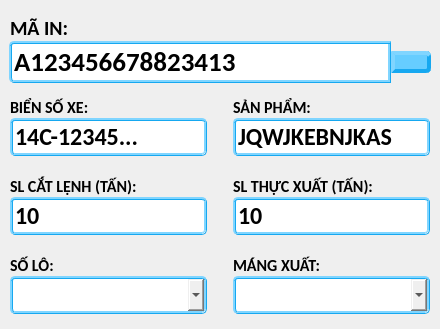
              <widget class="QWidget" name="widget_90" native="true">
               <property name="styleSheet">
                <string notr="true">#txtBienSoXe4, #txtSanPham4, #txtSLCatLenh4, #txtSLThucXuat4, #txtSoLo4, #txtMangXuat4 {
	border: 3px ridge #16a8f0;
	border-radius: 5px;
}</string>
               </property>
               <layout class="QVBoxLayout" name="verticalLayout_62" stretch="30,23,23,23">
                <property name="spacing">
                 <number>0</number>
                </property>
                <property name="leftMargin">
                 <number>0</number>
                </property>
                <property name="topMargin">
                 <number>5</number>
                </property>
                <property name="rightMargin">
                 <number>0</number>
                </property>
                <property name="bottomMargin">
                 <number>5</number>
                </property>
                <item>
                 <widget class="QWidget" name="widget_91" native="true">
                  <property name="styleSheet">
                   <string notr="true">#btnSearchMaIn4 {
	border-top-right-radius: 5px;
	border-bottom-right-radius: 5px;
	border-right: 4px outset  #16a8f0;
	border-left: 4px outset  #16a8f0;
	border-top:4px outset  #16a8f0;
	border-bottom: 4px outset  #16a8f0;
	background-color: #66cdff;
	color: #fff;
}

#txtMaIn4 {
	border-top-left-radius: 5px;
	border-bottom-left-radius: 5px;
	border: 3px ridge #16a8f0;
}
</string>
                  </property>
                  <layout class="QVBoxLayout" name="verticalLayout_63" stretch="35,65">
                   <property name="spacing">
                    <number>0</number>
                   </property>
                   <property name="leftMargin">
                    <number>0</number>
                   </property>
                   <property name="topMargin">
                    <number>0</number>
                   </property>
                   <property name="rightMargin">
                    <number>0</number>
                   </property>
                   <property name="bottomMargin">
                    <number>0</number>
                   </property>
                   <item>
                    <widget class="QWidget" name="widget_92" native="true">
                     <layout class="QVBoxLayout" name="verticalLayout_64">
                      <property name="leftMargin">
                       <number>10</number>
                      </property>
                      <property name="topMargin">
                       <number>10</number>
                      </property>
                      <property name="rightMargin">
                       <number>0</number>
                      </property>
                      <property name="bottomMargin">
                       <number>0</number>
                      </property>
                      <item>
                       <widget class="QLabel" name="label_34">
                        <property name="font">
                         <font>
                          <family>Calibri</family>
                          <pointsize>15</pointsize>
                          <weight>75</weight>
                          <bold>true</bold>
                         </font>
                        </property>
                        <property name="text">
                         <string>MÃ IN:</string>
                        </property>
                        <property name="margin">
                         <number>0</number>
                        </property>
                       </widget>
                      </item>
                     </layout>
                    </widget>
                   </item>
                   <item>
                    <widget class="QWidget" name="widget_93" native="true">
                     <layout class="QHBoxLayout" name="horizontalLayout_30">
                      <property name="spacing">
                       <number>0</number>
                      </property>
                      <property name="topMargin">
                       <number>0</number>
                      </property>
                      <property name="rightMargin">
                       <number>9</number>
                      </property>
                      <property name="bottomMargin">
                       <number>9</number>
                      </property>
                      <item>
                       <widget class="QLineEdit" name="txtMaIn4">
                        <property name="maximumSize">
                         <size>
                          <width>16777215</width>
                          <height>16777215</height>
                         </size>
                        </property>
                        <property name="font">
                         <font>
                          <family>Calibri</family>
                          <pointsize>20</pointsize>
                          <weight>75</weight>
                          <bold>true</bold>
                         </font>
                        </property>
                        <property name="text">
                         <string>A123456678823413</string>
                        </property>
                       </widget>
                      </item>
                      <item>
                       <widget class="QPushButton" name="btnSearchMaIn4">
                        <property name="cursor">
                         <cursorShape>PointingHandCursor</cursorShape>
                        </property>
                        <property name="text">
                         <string/>
                        </property>
                        <property name="icon">
                         <iconset>
                          <normaloff>assets/loupe.png</normaloff>assets/loupe.png</iconset>
                        </property>
                        <property name="iconSize">
                         <size>
                          <width>33</width>
                          <height>33</height>
                         </size>
                        </property>
                        <property name="autoRepeat">
                         <bool>false</bool>
                        </property>
                       </widget>
                      </item>
                     </layout>
                    </widget>
                   </item>
                  </layout>
                 </widget>
                </item>
                <item>
                 <widget class="QWidget" name="widget_94" native="true">
                  <layout class="QHBoxLayout" name="horizontalLayout_31" stretch="1,1">
                   <property name="leftMargin">
                    <number>0</number>
                   </property>
                   <property name="topMargin">
                    <number>0</number>
                   </property>
                   <property name="rightMargin">
                    <number>0</number>
                   </property>
                   <property name="bottomMargin">
                    <number>0</number>
                   </property>
                   <item>
                    <widget class="QWidget" name="widget_95" native="true">
                     <layout class="QVBoxLayout" name="verticalLayout_65" stretch="1,1">
                      <property name="spacing">
                       <number>0</number>
                      </property>
                      <property name="leftMargin">
                       <number>10</number>
                      </property>
                      <property name="topMargin">
                       <number>5</number>
                      </property>
                      <property name="rightMargin">
                       <number>10</number>
                      </property>
                      <property name="bottomMargin">
                       <number>15</number>
                      </property>
                      <item>
                       <widget class="QLabel" name="label_35">
                        <property name="font">
                         <font>
                          <family>Calibri</family>
                          <pointsize>12</pointsize>
                          <weight>75</weight>
                          <bold>true</bold>
                         </font>
                        </property>
                        <property name="text">
                         <string>BIỂN SỐ XE:</string>
                        </property>
                       </widget>
                      </item>
                      <item>
                       <widget class="QLineEdit" name="txtBienSoXe4">
                        <property name="enabled">
                         <bool>true</bool>
                        </property>
                        <property name="font">
                         <font>
                          <family>Calibri</family>
                          <pointsize>18</pointsize>
                          <weight>75</weight>
                          <bold>true</bold>
                         </font>
                        </property>
                        <property name="text">
                         <string>14C-12345...</string>
                        </property>
                        <property name="readOnly">
                         <bool>true</bool>
                        </property>
                       </widget>
                      </item>
                     </layout>
                    </widget>
                   </item>
                   <item>
                    <widget class="QWidget" name="widget_96" native="true">
                     <layout class="QVBoxLayout" name="verticalLayout_66" stretch="1,1">
                      <property name="spacing">
                       <number>0</number>
                      </property>
                      <property name="leftMargin">
                       <number>10</number>
                      </property>
                      <property name="topMargin">
                       <number>5</number>
                      </property>
                      <property name="rightMargin">
                       <number>10</number>
                      </property>
                      <property name="bottomMargin">
                       <number>15</number>
                      </property>
                      <item>
                       <widget class="QLabel" name="label_36">
                        <property name="font">
                         <font>
                          <family>Calibri</family>
                          <pointsize>12</pointsize>
                          <weight>75</weight>
                          <bold>true</bold>
                         </font>
                        </property>
                        <property name="text">
                         <string>SẢN PHẨM:</string>
                        </property>
                       </widget>
                      </item>
                      <item>
                       <widget class="QLineEdit" name="txtSanPham4">
                        <property name="enabled">
                         <bool>true</bool>
                        </property>
                        <property name="font">
                         <font>
                          <family>Calibri</family>
                          <pointsize>18</pointsize>
                          <weight>75</weight>
                          <bold>true</bold>
                         </font>
                        </property>
                        <property name="text">
                         <string>JQWJKEBNJKAS</string>
                        </property>
                        <property name="readOnly">
                         <bool>true</bool>
                        </property>
                       </widget>
                      </item>
                     </layout>
                    </widget>
                   </item>
                  </layout>
                 </widget>
                </item>
                <item>
                 <widget class="QWidget" name="widget_97" native="true">
                  <layout class="QHBoxLayout" name="horizontalLayout_32">
                   <property name="leftMargin">
                    <number>0</number>
                   </property>
                   <property name="topMargin">
                    <number>0</number>
                   </property>
                   <property name="rightMargin">
                    <number>0</number>
                   </property>
                   <property name="bottomMargin">
                    <number>0</number>
                   </property>
                   <item>
                    <widget class="QWidget" name="widget_98" native="true">
                     <layout class="QHBoxLayout" name="horizontalLayout_33" stretch="1,1">
                      <property name="leftMargin">
                       <number>0</number>
                      </property>
                      <property name="topMargin">
                       <number>0</number>
                      </property>
                      <property name="rightMargin">
                       <number>0</number>
                      </property>
                      <property name="bottomMargin">
                       <number>0</number>
                      </property>
                      <item>
                       <widget class="QWidget" name="widget_99" native="true">
                        <layout class="QVBoxLayout" name="verticalLayout_67" stretch="1,1">
                         <property name="spacing">
                          <number>0</number>
                         </property>
                         <property name="leftMargin">
                          <number>10</number>
                         </property>
                         <property name="topMargin">
                          <number>5</number>
                         </property>
                         <property name="rightMargin">
                          <number>10</number>
                         </property>
                         <property name="bottomMargin">
                          <number>15</number>
                         </property>
                         <item>
                          <widget class="QLabel" name="label_37">
                           <property name="font">
                            <font>
                             <family>Calibri</family>
                             <pointsize>12</pointsize>
                             <weight>75</weight>
                             <bold>true</bold>
                            </font>
                           </property>
                           <property name="text">
                            <string>SL CẮT LỆNH (TẤN): </string>
                           </property>
                          </widget>
                         </item>
                         <item>
                          <widget class="QLineEdit" name="txtSLCatLenh4">
                           <property name="enabled">
                            <bool>true</bool>
                           </property>
                           <property name="font">
                            <font>
                             <family>Calibri</family>
                             <pointsize>18</pointsize>
                             <weight>75</weight>
                             <bold>true</bold>
                            </font>
                           </property>
                           <property name="text">
                            <string>10</string>
                           </property>
                           <property name="readOnly">
                            <bool>true</bool>
                           </property>
                          </widget>
                         </item>
                        </layout>
                       </widget>
                      </item>
                      <item>
                       <widget class="QWidget" name="widget_100" native="true">
                        <layout class="QVBoxLayout" name="verticalLayout_68" stretch="1,1">
                         <property name="spacing">
                          <number>0</number>
                         </property>
                         <property name="leftMargin">
                          <number>10</number>
                         </property>
                         <property name="topMargin">
                          <number>5</number>
                         </property>
                         <property name="rightMargin">
                          <number>10</number>
                         </property>
                         <property name="bottomMargin">
                          <number>15</number>
                         </property>
                         <item>
                          <widget class="QLabel" name="label_38">
                           <property name="font">
                            <font>
                             <family>Calibri</family>
                             <pointsize>12</pointsize>
                             <weight>75</weight>
                             <bold>true</bold>
                            </font>
                           </property>
                           <property name="text">
                            <string>SL THỰC XUẤT (TẤN): </string>
                           </property>
                          </widget>
                         </item>
                         <item>
                          <widget class="QLineEdit" name="txtSLThucXuat4">
                           <property name="enabled">
                            <bool>true</bool>
                           </property>
                           <property name="font">
                            <font>
                             <family>Calibri</family>
                             <pointsize>18</pointsize>
                             <weight>75</weight>
                             <bold>true</bold>
                            </font>
                           </property>
                           <property name="text">
                            <string>10</string>
                           </property>
                          </widget>
                         </item>
                        </layout>
                       </widget>
                      </item>
                     </layout>
                    </widget>
                   </item>
                  </layout>
                 </widget>
                </item>
                <item>
                 <widget class="QWidget" name="widget_101" native="true">
                  <layout class="QHBoxLayout" name="horizontalLayout_34">
                   <property name="leftMargin">
                    <number>0</number>
                   </property>
                   <property name="topMargin">
                    <number>0</number>
                   </property>
                   <property name="rightMargin">
                    <number>0</number>
                   </property>
                   <property name="bottomMargin">
                    <number>0</number>
                   </property>
                   <item>
                    <widget class="QWidget" name="widget_102" native="true">
                     <layout class="QHBoxLayout" name="horizontalLayout_35" stretch="1,1">
                      <property name="leftMargin">
                       <number>0</number>
                      </property>
                      <property name="topMargin">
                       <number>0</number>
                      </property>
                      <property name="rightMargin">
                       <number>0</number>
                      </property>
                      <property name="bottomMargin">
                       <number>0</number>
                      </property>
                      <item>
                       <widget class="QWidget" name="widget_103" native="true">
                        <layout class="QVBoxLayout" name="verticalLayout_69" stretch="1,0">
                         <property name="spacing">
                          <number>0</number>
                         </property>
                         <property name="leftMargin">
                          <number>10</number>
                         </property>
                         <property name="topMargin">
                          <number>5</number>
                         </property>
                         <property name="rightMargin">
                          <number>10</number>
                         </property>
                         <property name="bottomMargin">
                          <number>10</number>
                         </property>
                         <item>
                          <widget class="QLabel" name="label_39">
                           <property name="font">
                            <font>
                             <family>Calibri</family>
                             <pointsize>12</pointsize>
                             <weight>75</weight>
                             <bold>true</bold>
                            </font>
                           </property>
                           <property name="text">
                            <string>SỐ LÔ:</string>
                           </property>
                          </widget>
                         </item>
                         <item>
                          <widget class="QComboBox" name="txtSoLo4">
                           <property name="font">
                            <font>
                             <family>Calibri</family>
                             <pointsize>18</pointsize>
                             <weight>75</weight>
                             <bold>true</bold>
                            </font>
                           </property>
                           <property name="editable">
                            <bool>false</bool>
                           </property>
                           <property name="currentIndex">
                            <number>-1</number>
                           </property>
                          </widget>
                         </item>
                        </layout>
                       </widget>
                      </item>
                      <item>
                       <widget class="QWidget" name="widget_104" native="true">
                        <layout class="QVBoxLayout" name="verticalLayout_70" stretch="1,0">
                         <property name="spacing">
                          <number>0</number>
                         </property>
                         <property name="leftMargin">
                          <number>10</number>
                         </property>
                         <property name="topMargin">
                          <number>5</number>
                         </property>
                         <property name="rightMargin">
                          <number>10</number>
                         </property>
                         <property name="bottomMargin">
                          <number>10</number>
                         </property>
                         <item>
                          <widget class="QLabel" name="label_40">
                           <property name="font">
                            <font>
                             <family>Calibri</family>
                             <pointsize>12</pointsize>
                             <weight>75</weight>
                             <bold>true</bold>
                            </font>
                           </property>
                           <property name="text">
                            <string>MÁNG XUẤT:</string>
                           </property>
                          </widget>
                         </item>
                         <item>
                          <widget class="QComboBox" name="txtMangXuat4">
                           <property name="font">
                            <font>
                             <family>Calibri</family>
                             <pointsize>18</pointsize>
                             <weight>75</weight>
                             <bold>true</bold>
                            </font>
                           </property>
                           <property name="cursor">
                            <cursorShape>PointingHandCursor</cursorShape>
                           </property>
                           <property name="editable">
                            <bool>false</bool>
                           </property>
                           <property name="currentText">
                            <string/>
                           </property>
                           <property name="currentIndex">
                            <number>-1</number>
                           </property>
                           <property name="iconSize">
                            <size>
                             <width>20</width>
                             <height>20</height>
                            </size>
                           </property>
                           <item>
                            <property name="text">
                             <string>1235sadfsd</string>
                            </property>
                           </item>
                           <item>
                            <property name="text">
                             <string>bntemtuyht</string>
                            </property>
                           </item>
                          </widget>
                         </item>
                        </layout>
                       </widget>
                      </item>
                     </layout>
                    </widget>
                   </item>
                  </layout>
                 </widget>
                </item>
               </layout>
              </widget>
